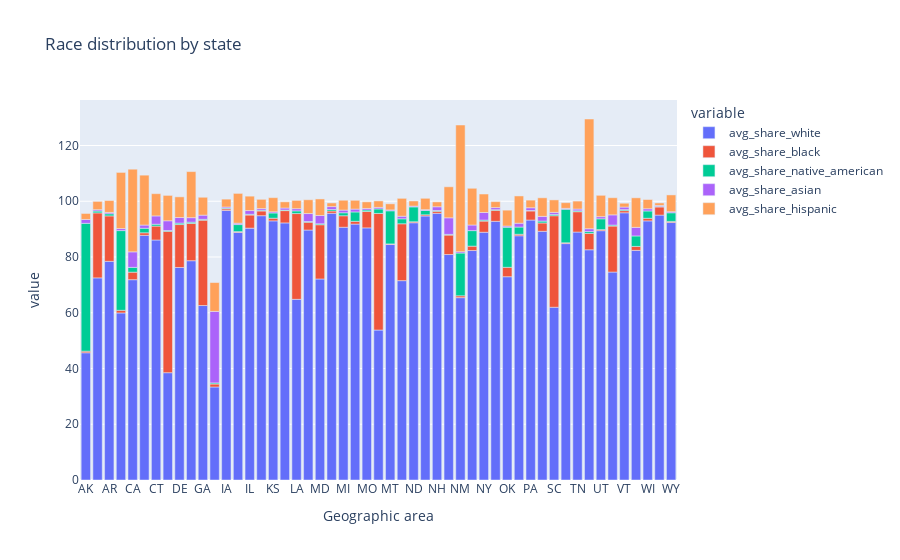

Notebook source saved alongside this figure:
### Code cell
fig = px.bar(df_share_race_city_by_state, x="Geographic area", y=['avg_share_white', 'avg_share_black', 'avg_share_native_american', 'avg_share_asian', 'avg_share_hispanic'], title="Race distribution by state")
fig.show()

### Figure 1 — Plotly figure (JSON) as saved in the notebook; plotly's stock layout.template omitted (floating-point values rounded to 4 significant figures)
{"data": [{"alignmentgroup": "True", "hovertemplate": "variable=avg_share_white<br>Geographic area=%{x}<br>value=%{y}<extra></extra>", "legendgroup": "avg_share_white", "marker": {"color": "#636efa", "pattern": {"shape": ""}}, "name": "avg_share_white", "offsetgroup": "avg_share_white", "orientation": "v", "showlegend": true, "textposition": "auto", "type": "bar", "x": ["AK", "AL", "AR", "AZ", "CA", "CO", "CT", "DC", "DE", "FL", "GA", "HI", "IA", "ID", "IL", "IN", "KS", "KY", "LA", "MA", "MD", "ME", "MI", "MN", "MO", "MS", "MT", "NC", "ND", "NE", "NH", "NJ", "NM", "NV", "NY", "OH", "OK", "OR", "PA", "RI", "SC", "SD", "TN", "TX", "UT", "VA", "VT", "WA", "WI", "WV", "WY"], "xaxis": "x", "y": [45.65, 72.51, 78.45, 59.93, 71.87, 87.77, 86.11, 38.5, 76.25, 78.67, 62.59, 33.37, 96.71, 88.82, 90.36, 94.82, 92.96, 92.23, 64.81, 89.67, 72.12, 95.69, 90.67, 91.8, 90.44, 53.8, 84.48, 71.52, 92.29, 94.72, 95.68, 80.89, 65.42, 82.33, 88.88, 92.8, 72.93, 87.63, 93.25, 89.23, 61.98, 84.82, 88.95, 82.59, 89.44, 74.6, 95.87, 82.38, 92.96, 95.04, 92.37], "yaxis": "y"}, {"alignmentgroup": "True", "hovertemplate": "variable=avg_share_black<br>Geographic area=%{x}<br>value=%{y}<extra></extra>", "legendgroup": "avg_share_black", "marker": {"color": "#EF553B", "pattern": {"shape": ""}}, "name": "avg_share_black", "offsetgroup": "avg_share_black", "orientation": "v", "showlegend": true, "textposition": "auto", "type": "bar", "x": ["AK", "AL", "AR", "AZ", "CA", "CO", "CT", "DC", "DE", "FL", "GA", "HI", "IA", "ID", "IL", "IN", "KS", "KY", "LA", "MA", "MD", "ME", "MI", "MN", "MO", "MS", "MT", "NC", "ND", "NE", "NH", "NJ", "NM", "NV", "NY", "OH", "OK", "OR", "PA", "RI", "SC", "SD", "TN", "TX", "UT", "VA", "VT", "WA", "WI", "WV", "WY"], "xaxis": "x", "y": [0.5673, 23.32, 16.3, 0.9545, 2.692, 0.9177, 4.992, 50.7, 15.39, 13.37, 30.63, 1.071, 0.5635, 0.2952, 4.704, 1.688, 0.9605, 4.421, 30.78, 2.802, 19.46, 0.8198, 4.124, 1.001, 5.879, 41.83, 0.2266, 20.4, 0.3574, 0.4205, 0.7156, 6.975, 0.667, 1.567, 4.008, 3.96, 3.376, 0.5295, 3.27, 2.988, 32.83, 0.29, 7.303, 5.88, 0.385, 16.51, 0.7706, 1.427, 0.9373, 2.915, 0.3995], "yaxis": "y"}, {"alignmentgroup": "True", "hovertemplate": "variable=avg_share_native_american<br>Geographic area=%{x}<br>value=%{y}<extra></extra>", "legendgroup": "avg_share_native_american", "marker": {"color": "#00cc96", "pattern": {"shape": ""}}, "name": "avg_share_native_american", "offsetgroup": "avg_share_native_american", "orientation": "v", "showlegend": true, "textposition": "auto", "type": "bar", "x": ["AK", "AL", "AR", "AZ", "CA", "CO", "CT", "DC", "DE", "FL", "GA", "HI", "IA", "ID", "IL", "IN", "KS", "KY", "LA", "MA", "MD", "ME", "MI", "MN", "MO", "MS", "MT", "NC", "ND", "NE", "NH", "NJ", "NM", "NV", "NY", "OH", "OK", "OR", "PA", "RI", "SC", "SD", "TN", "TX", "UT", "VA", "VT", "WA", "WI", "WV", "WY"], "xaxis": "x", "y": [45.86, 0.6593, 0.7599, 28.59, 1.723, 1.625, 0.6566, 0.3, 0.5237, 0.4554, 0.3003, 0.3881, 0.2714, 2.525, 0.2618, 0.2758, 1.873, 0.2101, 0.9573, 0.2663, 0.3409, 0.545, 1.077, 3.363, 0.5443, 1.615, 11.87, 1.788, 5.33, 1.56, 0.2875, 0.2571, 15.34, 5.577, 0.3613, 0.215, 14.38, 2.589, 0.1616, 0.6706, 0.4628, 12.03, 0.3166, 0.6589, 3.87, 0.3423, 0.3697, 3.75, 2.62, 0.2002, 3.095], "yaxis": "y"}, {"alignmentgroup": "True", "hovertemplate": "variable=avg_share_asian<br>Geographic area=%{x}<br>value=%{y}<extra></extra>", "legendgroup": "avg_share_asian", "marker": {"color": "#ab63fa", "pattern": {"shape": ""}}, "name": "avg_share_asian", "offsetgroup": "avg_share_asian", "orientation": "v", "showlegend": true, "textposition": "auto", "type": "bar", "x": ["AK", "AL", "AR", "AZ", "CA", "CO", "CT", "DC", "DE", "FL", "GA", "HI", "IA", "ID", "IL", "IN", "KS", "KY", "LA", "MA", "MD", "ME", "MI", "MN", "MO", "MS", "MT", "NC", "ND", "NE", "NH", "NJ", "NM", "NV", "NY", "OH", "OK", "OR", "PA", "RI", "SC", "SD", "TN", "TX", "UT", "VA", "VT", "WA", "WI", "WV", "WY"], "xaxis": "x", "y": [1.388, 0.4798, 0.4771, 0.7266, 5.568, 1.155, 2.99, 3.5, 2, 1.617, 1.492, 25.65, 0.4008, 0.4877, 1.337, 0.5868, 0.4264, 0.711, 0.7865, 2.853, 2.98, 1.032, 0.9542, 1.026, 0.5499, 0.5461, 0.3189, 0.9263, 0.2935, 0.2919, 1.343, 5.945, 0.4939, 2.007, 2.719, 0.7515, 0.4265, 1.382, 0.989, 1.688, 0.74, 0.3179, 0.6373, 1.015, 0.7709, 3.669, 0.9101, 3.075, 0.7908, 0.3411, 0.3896], "yaxis": "y"}, {"alignmentgroup": "True", "hovertemplate": "variable=avg_share_hispanic<br>Geographic area=%{x}<br>value=%{y}<extra></extra>", "legendgroup": "avg_share_hispanic", "marker": {"color": "#FFA15A", "pattern": {"shape": ""}}, "name": "avg_share_hispanic", "offsetgroup": "avg_share_hispanic", "orientation": "v", "showlegend": true, "textposition": "auto", "type": "bar", "x": ["AK", "AL", "AR", "AZ", "CA", "CO", "CT", "DC", "DE", "FL", "GA", "HI", "IA", "ID", "IL", "IN", "KS", "KY", "LA", "MA", "MD", "ME", "MI", "MN", "MO", "MS", "MT", "NC", "ND", "NE", "NH", "NJ", "NM", "NV", "NY", "OH", "OK", "OR", "PA", "RI", "SC", "SD", "TN", "TX", "UT", "VA", "VT", "WA", "WI", "WV", "WY"], "xaxis": "x", "y": [2.149, 2.98, 4.273, 20.14, 29.65, 17.9, 7.976, 9.1, 7.417, 16.53, 6.415, 10.36, 2.819, 10.7, 5.171, 3.318, 5.072, 2.226, 2.977, 4.946, 5.931, 1.313, 3.535, 3.154, 2.365, 2.322, 2.192, 6.413, 1.823, 4.07, 1.745, 11.12, 45.43, 13.17, 6.629, 2.13, 5.696, 9.777, 2.733, 6.668, 4.475, 2.037, 2.856, 39.36, 7.663, 6.153, 1.38, 10.61, 3.323, 0.9042, 6.018], "yaxis": "y"}], "layout": {"barmode": "relative", "legend": {"title": {"text": "variable"}, "tracegroupgap": 0}, "title": {"text": "Race distribution by state"}, "xaxis": {"anchor": "y", "domain": [0, 1], "title": {"text": "Geographic area"}}, "yaxis": {"anchor": "x", "domain": [0, 1], "title": {"text": "value"}}}}
